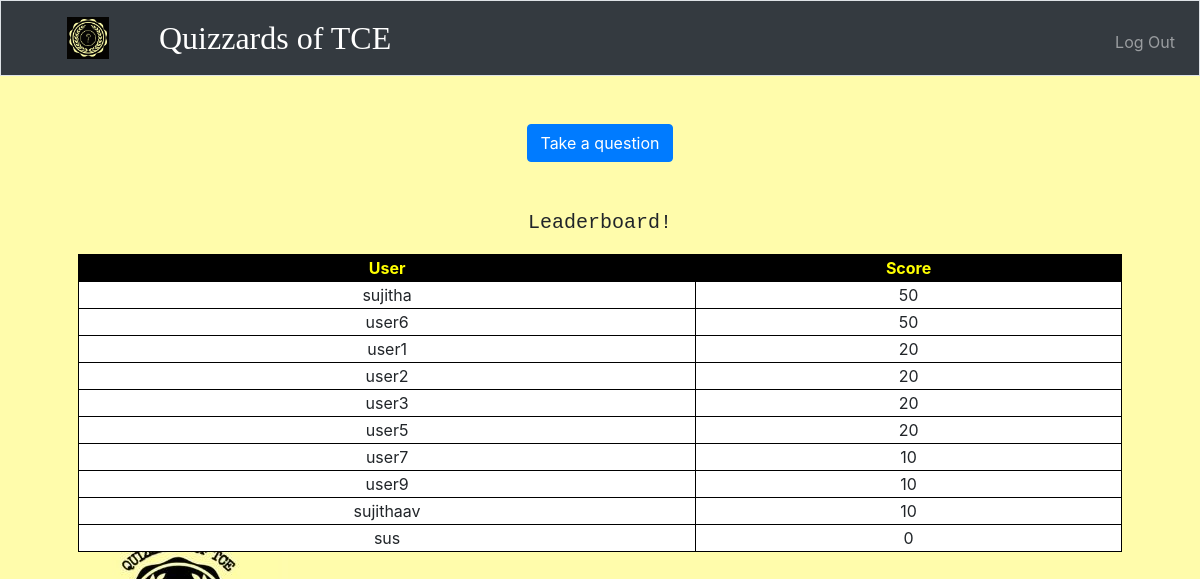
Screenshot of / (signed in) with the database file from the repository.
### tables this page shows
CREATE TABLE 'users' ('id' integer PRIMARY KEY NOT NULL, 'username' text NOT NULL,'hash' text NOT NULL, 'mail' text NOT NULL, 'score' integer DEFAULT 0 , 'type' text NOT NULL DEFAULT 'user','time' datetime);

### application.py (the view)
@app.route("/", methods=["GET", "POST"])
@login_required
def index():
    details = db.execute("SELECT username, score FROM users WHERE type = ? ORDER BY score DESC, time ASC", "user")
    msg = request.args.get("msg")
    if msg:
        return render_template("index.html", details=details, msg = msg)
    return render_template("index.html", details=details)

### application.py (called while the page is built)
@app.after_request
def after_request(response):
    response.headers["Cache-Control"] = "no-cache, no-store, must-revalidate"
    response.headers["Expires"] = 0
    response.headers["Pragma"] = "no-cache"
    return response

def login_required(f):
    @wraps(f)
    def decorated_function(*args, **kwargs):
        if session.get("user_id") is None:
            return redirect("/login")
        return f(*args, **kwargs)
    return decorated_function

### templates/index.html (shortened to what this page needs)
{% extends "layout.html" %}
{% block main %}
    <form action="/question" method="get">
        <button class="btn btn-primary" type="submit">Take a question</button>
    </form>
    <p> <br> </p>
    <p >Leaderboard!</p>
    <div>
    <table>
        <thead>
            <tr>
                <th>User</th>
                <th>Score</th>
            </tr>
        </thead>
        <tbody>
            {% for row in details %}
                <tr>
                    <td>{{ row.username }}</td>
                    <td>{{ row.score }}</td>
            {% endfor %}
        </tbody>
    </table>
    </div>
{% endblock %}

### static/styles.css (style rules this page uses)
th, td { border: 1px solid black; text-align: center; width: auto; height: auto; background-color: white; }
th { background-color: black; color: yellow; }
table { border-collapse: collapse; width: 100%; height: auto; }
body { background-image: url("bgd.jpg"); width: 100%; height: 100%; background-repeat:no-repeat; background-color: #FFFCAB; }
p { font-family: "Lucida Console", "Courier New", monospace; font-size: 20px; }

### templates/index.html (style rules this page uses)
div { margin: 0 auto; display: flex; align-items: center; }

### rows the page displays
users: username "sujitha", score "50"
users: username "user6", score "50"
users: username "user1", score "20"
users: username "user2", score "20"
users: username "user3", score "20"
users: username "user5", score "20"
users: username "user7", score "10"
users: username "user9", score "10"
users: username "sujithaav", score "10"
users: username "sus", score "0"
